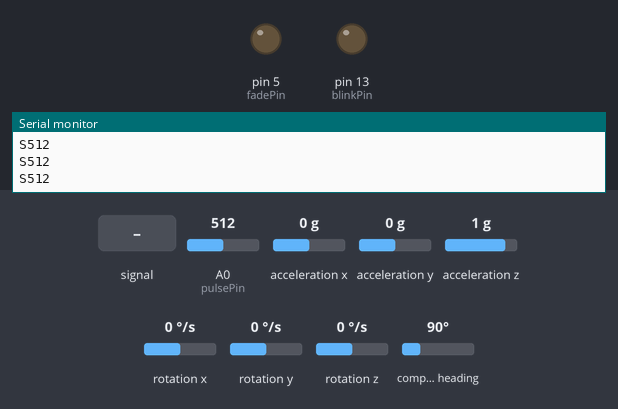
A sketch run on a simulated Arduino Uno, built with avr-gcc and run on an emulated ATmega328P. Shown: output pins drawn as LEDs (lit = HIGH), the last lines printed to the serial monitor. Wiring (inferred from the names in the program): HMC5883L compass at I2C address 0x1E; ADXL345 accelerometer at I2C address 0x53; L3G4200D gyroscope at I2C address 0x69. The inputs (shaded band) are chosen by the test bench; at power-on: A0 (pulsePin) = 512, acceleration x 0 g, acceleration y 0 g, acceleration z 1 g, rotation x 0 °/s, rotation y 0 °/s, rotation z 0 °/s, compass heading 90°.

Above: at 3.3 s.
3.4 s: A0 (pulsePin) fed a 200 Hz sine of ±81 counts around its level
At 4.7 s:
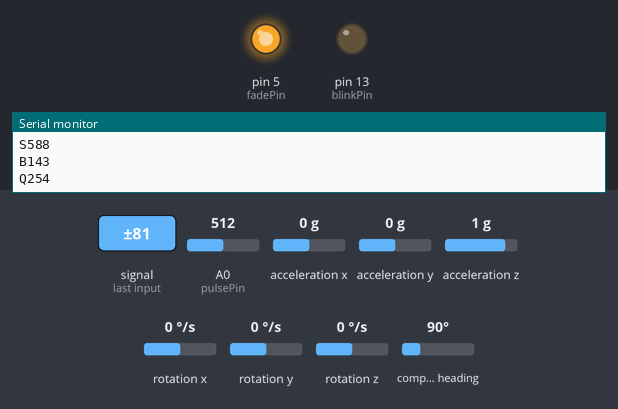
6.4 s: A0 (pulsePin) set to 716
At 7.9 s:
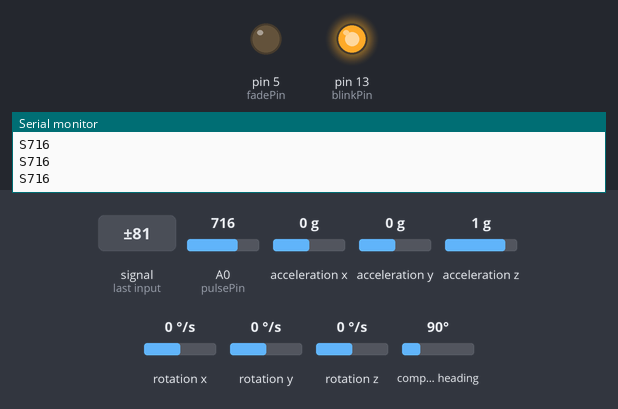
8.2 s: A0 (pulsePin) fed a 2 Hz sine of ±306 counts around its level
11.2 s: A0 (pulsePin) fed a 50 Hz sine of ±306 counts around its level
14.2 s: A0 (pulsePin) set to 502
At 14.9 s:
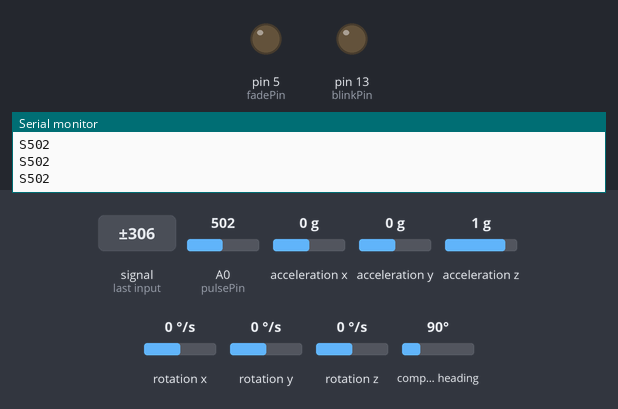
15.7 s: A0 (pulsePin) set to 525
At 17.4 s:
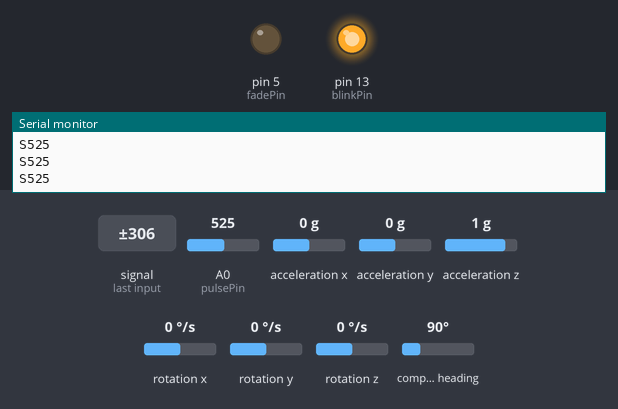
Timing chart, 0 to 18.9 s (numbered marks = the images above; inputs shaded):
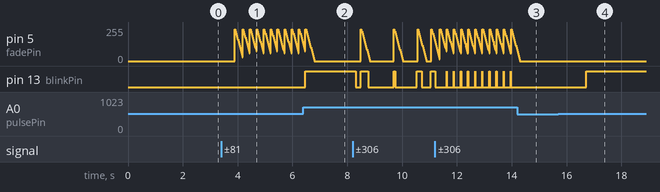

The sketch:

pulse_motion.ino
```cpp
/*
>> Pulse Sensor Amped 1.2 <<
This code is for Pulse Sensor Amped by Joel Murphy and Yury Gitman
    www.pulsesensor.com
    >>> Pulse Sensor purple wire goes to Analog Pin 0 <<<
Pulse Sensor sample aquisition and processing happens in the background via Timer 2 interrupt. 2mS sample rate.
PWM on pins 3 and 11 will not work when using this code, because we are using Timer 2!
The following variables are automatically updated:
Signal :    int that holds the analog signal data straight from the sensor. updated every 2mS.
IBI  :      int that holds the time interval between beats. 2mS resolution.
BPM  :      int that holds the heart rate value, derived every beat, from averaging previous 10 IBI values.
QS  :       boolean that is made true whenever Pulse is found and BPM is updated. User must reset.
Pulse :     boolean that is true when a heartbeat is sensed then false in time with pin13 LED going out.

This code is designed with output serial data to Processing sketch "PulseSensorAmped_Processing-xx"
The Processing sketch is a simple data visualizer.
All the work to find the heartbeat and determine the heartrate happens in the code below.
Pin 13 LED will blink with heartbeat.
If you want to use pin 13 for something else, adjust the interrupt handler
It will also fade an LED on pin fadePin with every beat. Put an LED and series resistor from fadePin to GND.
Check here for detailed code walkthrough:
http://pulsesensor.myshopify.com/pages/pulse-sensor-amped-arduino-v1dot1

Code Version 1.2 by Joel Murphy & Yury Gitman  Spring 2013
This update fixes the firstBeat and secondBeat flag usage so that realistic BPM is reported.
000
*/

#include <Wire.h> //I2C LIB

//  VARIABLES
int ADXAddress = 0x53;      // ADXL345 I2C address
int L3GAddress = 0x69;      // L3G4200D I2C address
int HMCAddress = 0x1E;      // HMC5883L I2C address

byte vL, vH;                // 存放低位、高位值
int xAcc,  yAcc,  zAcc;     // 存放加速度值
int xGyro, yGyro, zGyro;    // 存放角速度值
int xMag,  yMag,  zMag;     // 存放地磁场值

int pulsePin = 0;                 // Pulse Sensor purple wire connected to analog pin 0
int blinkPin = 13;                // pin to blink led at each beat
int fadePin = 5;                  // pin to do fancy classy fading blink at each beat
int fadeRate = 0;                 // used to fade LED on with PWM on fadePin

// these variables are volatile because they are used during the interrupt service routine!
volatile int BPM;                   // used to hold the pulse rate
volatile int Signal;                // holds the incoming raw data
volatile int IBI = 600;             // holds the time between beats, must be seeded!
volatile boolean Pulse = false;     // true when pulse wave is high, false when it's low
volatile boolean QS = false;        // becomes true when Arduoino finds a beat.
int loopflag = 0;

void setup() {
  pinMode(blinkPin, OUTPUT);        // pin that will blink to your heartbeat!
  pinMode(fadePin, OUTPUT);         // pin that will fade to your heartbeat!
  Serial.begin(115200);             // we agree to talk fast!
  Wire.begin();
  delay(100);
  Serial.println("starting up....");
  interruptSetup();                 // sets up to read Pulse Sensor signal every 2mS
  // UN-COMMENT THE NEXT LINE IF YOU ARE POWERING The Pulse Sensor AT LOW VOLTAGE,
  // AND APPLY THAT VOLTAGE TO THE A-REF PIN
  //analogReference(EXTERNAL);

  // configure ADXL345
  writeRegister(ADXAddress, 0x2D, 0b00001000);

  // 配置L3G4200D(2000 deg/sec)
  writeRegister(L3GAddress, 0x20, 0b00001111);   // set up sleep mode, enable x, y, z axis
  writeRegister(L3GAddress, 0x21, 0b00000000);   // 选择高通滤波模式和高通截止频率
  writeRegister(L3GAddress, 0x22, 0b00000000);   // 设置中断模式
  writeRegister(L3GAddress, 0x23, 0b00110000);   // 设置量程(2000dps)、自检状态、SPI模式
  writeRegister(L3GAddress, 0x24, 0b00000000);   // FIFO & 高通滤波

  // 配置HMC5883L
  writeRegister(HMCAddress, 0x02, 0x00);         // 连续测量

  delay(2000);
  Serial.println("setup end....");
}


void loop() {
  sendDataToProcessing('S', Signal);     // send Processing the raw Pulse Sensor data
  if (QS == true) {                      // Quantified Self flag is true when arduino finds a heartbeat
    fadeRate = 255;                  // Set 'fadeRate' Variable to 255 to fade LED with pulse
    sendDataToProcessing('B', BPM);  // send heart rate with a 'B' prefix
    sendDataToProcessing('Q', IBI);  // send time between beats with a 'Q' prefix
    QS = false;                      // reset the Quantified Self flag for next time
  }

  ledFadeToBeat();
  if (loopflag == 50)
  {
    getAccValues();
    Serial.print("xA");
    Serial.println(xAcc);
    Serial.print("yA");
    Serial.println(yAcc);
    Serial.print("zA");
    Serial.println(zAcc);

    getGyroValues();
    Serial.print("xG");
    Serial.println(xGyro);
    Serial.print("yG");
    Serial.println(yGyro);
    Serial.print("zG");
    Serial.println(zGyro);

    getMagValues();
    Serial.print("xM");
    Serial.println(xMag);
    Serial.print("yM");
    Serial.println(yMag);
    Serial.print("zM");
    Serial.println(zMag);
  }
  if (loopflag != 50)
  {
    delay(20);                             //  take a break
    loopflag++;
  }
  else
  {
    loopflag = 0;
  }
}


void ledFadeToBeat() {
  fadeRate -= 15;                         //  set LED fade value
  fadeRate = constrain(fadeRate, 0, 255); //  keep LED fade value from going into negative numbers!
  analogWrite(fadePin, fadeRate);         //  fade LED
}


void sendDataToProcessing(char symbol, int data ) {
  Serial.print(symbol);                // symbol prefix tells Processing what type of data is coming
  Serial.println(data);                // the data to send culminating in a carriage return
}

void getAccValues() {       // 加速度值读取

  vL = readRegister(ADXAddress, 0x32);
  vH = readRegister(ADXAddress, 0x33);
  xAcc = (vH << 8) | vL;

  vL = readRegister(ADXAddress, 0x34);
  vH = readRegister(ADXAddress, 0x35);
  yAcc = (vH << 8) | vL;

  vL = readRegister(ADXAddress, 0x36);
  vH = readRegister(ADXAddress, 0x37);
  zAcc = (vH << 8) | vL;
}

void getGyroValues() {       // 角速度值读取

  vL = readRegister(L3GAddress, 0x28);
  vH = readRegister(L3GAddress, 0x29);
  xGyro = (vH << 8) | vL;

  vL = readRegister(L3GAddress, 0x2A);
  vH = readRegister(L3GAddress, 0x2B);
  yGyro = (vH << 8) | vL;

  vL = readRegister(L3GAddress, 0x2C);
  vH = readRegister(L3GAddress, 0x2D);
  zGyro = (vH << 8) | vL;
}

void getMagValues() {       // 磁场值读取

  vH = readRegister(HMCAddress, 0x03);
  vL = readRegister(HMCAddress, 0x04);
  xMag = (vH << 8) | vL;

  vH = readRegister(HMCAddress, 0x05);
  vL = readRegister(HMCAddress, 0x06);
  yMag = (vH << 8) | vL;

  vH = readRegister(HMCAddress, 0x07);
  vL = readRegister(HMCAddress, 0x08);
  zMag = (vH << 8) | vL;
}

int readRegister(int deviceAddress, byte address) {
  // 读寄存器
  int v;
  Wire.beginTransmission(deviceAddress);
  Wire.write(address);
  Wire.endTransmission();
  Wire.requestFrom(deviceAddress, 1);
  while (!Wire.available()) {}
  v = Wire.read();
  return v;
}

void writeRegister(int deviceAddress, byte address, byte val) {
  // 写寄存器
  Wire.beginTransmission(deviceAddress);
  Wire.write(address);
  Wire.write(val);
  Wire.endTransmission();
}
```

Interrupt.ino
```cpp
volatile int rate[10];                    // array to hold last ten IBI values
volatile unsigned long sampleCounter = 0;          // used to determine pulse timing
volatile unsigned long lastBeatTime = 0;           // used to find IBI
volatile int P = 512;                      // used to find peak in pulse wave, seeded
volatile int T = 512;                     // used to find trough in pulse wave, seeded
volatile int thresh = 512;                // used to find instant moment of heart beat, seeded
volatile int amp = 100;                   // used to hold amplitude of pulse waveform, seeded
volatile boolean firstBeat = true;        // used to seed rate array so we startup with reasonable BPM
volatile boolean secondBeat = false;      // used to seed rate array so we startup with reasonable BPM


void interruptSetup(){
  // Initializes Timer2 to throw an interrupt every 2mS.
  TCCR2A = 0x02;     // DISABLE PWM ON DIGITAL PINS 3 AND 11, AND GO INTO CTC MODE
  TCCR2B = 0x06;     // DON'T FORCE COMPARE, 256 PRESCALER
  OCR2A = 0X7C;      // SET THE TOP OF THE COUNT TO 124 FOR 500Hz SAMPLE RATE
  TIMSK2 = 0x02;     // ENABLE INTERRUPT ON MATCH BETWEEN TIMER2 AND OCR2A
  sei();             // MAKE SURE GLOBAL INTERRUPTS ARE ENABLED
}


// THIS IS THE TIMER 2 INTERRUPT SERVICE ROUTINE.
// Timer 2 makes sure that we take a reading every 2 miliseconds
ISR(TIMER2_COMPA_vect){                         // triggered when Timer2 counts to 124
  cli();                                      // disable interrupts while we do this
  Signal = analogRead(pulsePin);              // read the Pulse Sensor
  sampleCounter += 2;                         // keep track of the time in mS with this variable
  int N = sampleCounter - lastBeatTime;       // monitor the time since the last beat to avoid noise

    //  find the peak and trough of the pulse wave
  if(Signal < thresh && N > (IBI/5)*3){       // avoid dichrotic noise by waiting 3/5 of last IBI
    if (Signal < T){                        // T is the trough
      T = Signal;                         // keep track of lowest point in pulse wave
    }
  }

  if(Signal > thresh && Signal > P){          // thresh condition helps avoid noise
    P = Signal;                             // P is the peak
  }                                        // keep track of highest point in pulse wave

  //  NOW IT'S TIME TO LOOK FOR THE HEART BEAT
  // signal surges up in value every time there is a pulse
  if (N > 250){                                   // avoid high frequency noise
    if ( (Signal > thresh) && (Pulse == false) && (N > (IBI/5)*3) ){
      Pulse = true;                               // set the Pulse flag when we think there is a pulse
      digitalWrite(blinkPin,HIGH);                // turn on pin 13 LED
      IBI = sampleCounter - lastBeatTime;         // measure time between beats in mS
      lastBeatTime = sampleCounter;               // keep track of time for next pulse

      if(secondBeat){                        // if this is the second beat, if secondBeat == TRUE
        secondBeat = false;                  // clear secondBeat flag
        for(int i=0; i<=9; i++){             // seed the running total to get a realisitic BPM at startup
          rate[i] = IBI;
        }
      }

      if(firstBeat){                         // if it's the first time we found a beat, if firstBeat == TRUE
        firstBeat = false;                   // clear firstBeat flag
        secondBeat = true;                   // set the second beat flag
        sei();                               // enable interrupts again
        return;                              // IBI value is unreliable so discard it
      }


      // keep a running total of the last 10 IBI values
      word runningTotal = 0;                  // clear the runningTotal variable

      for(int i=0; i<=8; i++){                // shift data in the rate array
        rate[i] = rate[i+1];                  // and drop the oldest IBI value
        runningTotal += rate[i];              // add up the 9 oldest IBI values
      }

      rate[9] = IBI;                          // add the latest IBI to the rate array
      runningTotal += rate[9];                // add the latest IBI to runningTotal
      runningTotal /= 10;                     // average the last 10 IBI values
      BPM = 60000/runningTotal;               // how many beats can fit into a minute? that's BPM!
      QS = true;                              // set Quantified Self flag
      // QS FLAG IS NOT CLEARED INSIDE THIS ISR
    }
  }

  if (Signal < thresh && Pulse == true){   // when the values are going down, the beat is over
    digitalWrite(blinkPin,LOW);            // turn off pin 13 LED
    Pulse = false;                         // reset the Pulse flag so we can do it again
    amp = P - T;                           // get amplitude of the pulse wave
    thresh = amp/2 + T;                    // set thresh at 50% of the amplitude
    P = thresh;                            // reset these for next time
    T = thresh;
  }

  if (N > 2500){                           // if 2.5 seconds go by without a beat
    thresh = 512;                          // set thresh default
    P = 512;                               // set P default
    T = 512;                               // set T default
    lastBeatTime = sampleCounter;          // bring the lastBeatTime up to date
    firstBeat = true;                      // set these to avoid noise
    secondBeat = false;                    // when we get the heartbeat back
  }

  sei();                                   // enable interrupts when youre done!
}// end isr
```

Measured:
- the behaviour switches between 512 and 513 on A0 (pulsePin) (found by bisection; images 3 and 4)
- after the input at 3.4 s, pin 5 (fadePin): ramps from 240/255 to 30/255 and jumps back, once every 0.26 s
- after the input at 6.4 s, pin 13 (blinkPin): LOW → HIGH after 0.07 s
- after the input at 14.2 s, pin 13 (blinkPin): stops changing and stays LOW
- after the input at 15.7 s, pin 13 (blinkPin): LOW → HIGH after 1.0 s
